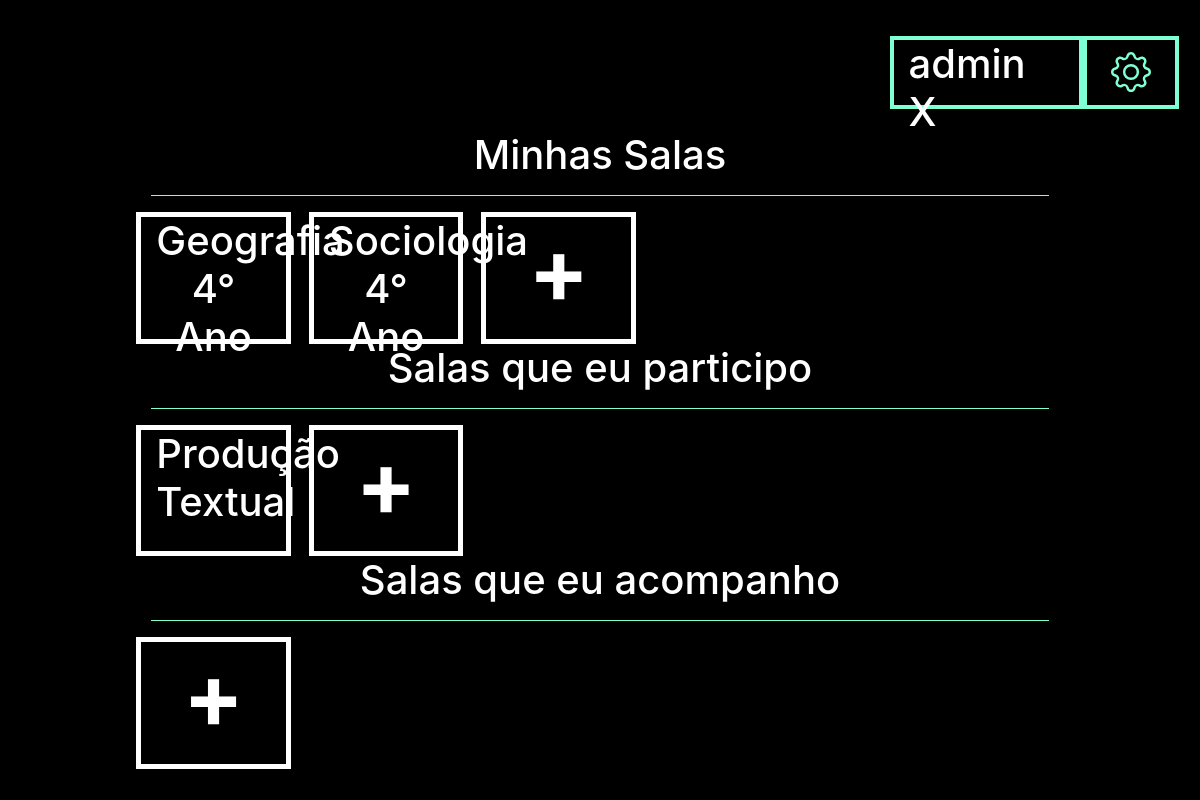
The page /minhasSalas (signed in) on the database its author committed.
### core/models.py (models this page shows, shortened)
class Sala(models.Model):
    nome_sala = models.CharField(max_length=80)
    adm_sala = models.ForeignKey(User, on_delete=models.CASCADE)
    conteudo_sala = models.CharField(max_length=255)
    codigo_sala = models.CharField(max_length=10)
    desc_sala = models.TextField()
    jogo_sala = models.IntegerField(default=0)
    visibilidade_sala = models.BooleanField(default=True)
    disciplina = models.ManyToManyField(Disciplina)
    class Meta:
        db_table = 'sala'

### core/views.py (the view)
# urls.py: path('minhasSalas', views.minhasSalas),
@login_required(login_url='login/')
def minhasSalas(request):
    usuario = request.user
    dados = {'minhasSalas': Sala.objects.filter(adm_sala=usuario),
             'alunoSala': Sala.objects.filter(id__in=Alunos.objects.filter(usuario=usuario).values('sala'))
             }
    return render(request, 'minhasSalas.html', dados)

### templates/minhasSalas.html (shortened to what this page needs)
<!DOCTYPE html>
<html lang="pt-br">
  <head>
    {% include "model-head.html" %}
  	{% load static %}
  </head>
  <body>
	<div id="corpo">
		{% include "model-superior.html" %}
		<div class="row" id="menu">
			<div class="col-sm-1"></div>
			<div class="col-sm-10">
				<center><h1>Minhas Salas</h1></center>
				<hr>
				<div class="row" style="height: 20%;">
					{% for minhasSalas in minhasSalas%}
						<div class="col-sm-2" id="divSalas">
							<a href="sala/{{ minhasSalas.codigo_sala }}">
								<center><h1>{{ minhasSalas.nome_sala }}</h1></center>
							</a>
						</div>
					{% endfor %}
					<div class="col-sm-2" id="divSalas">
						<a href="criarSala_cadastro">
							<center><h1 id="adicao">+</h1></center>
						</a>
					</div>
				</div>
				<center><h1>Salas que eu participo</h1></center>
				<hr>
				<div class="row" style="height: 20%;">
					{% for alunoSala in alunoSala %}
						<div class="col-sm-2" id="divSalas">
							<a href="sala/{{ alunoSala.codigo_sala }}">
								<center><h1>{{ alunoSala.nome_sala }}</h1></center>
							</a>
						</div>
					{% endfor %}
					<div class="col-sm-2" id="divSalas">
						<a href="minhasSalas/Entrar_na_sala"><center><h1 id="adicao" data-toggle="modal" data-target="#entrarSala">+</h1></center></a>
					</div>
				</div>
				<center><h1>Salas que eu acompanho</h1></center>
				<hr>
				<div class="row" style="height: 20%;">
					<div class="col-sm-2" id="divSalas">
						<a href="">
							<center><h1 id="adicao">+</h1></center>
						</a>
					</div>
				</div>
			</div>
			<div class="col-sm-1"></div>
		</div>
	</div>
	<video autoplay muted loop id="backgroundVideo">
		<source src="{% static 'media/Background.mp4' %}" type="video/mp4">
	</video>
   </body>
</html>

### templates/model-superior.html (shortened to what this page needs)
<div class="row" id="sup">
			<div class="col-sm-9">
            </div>
			<div class="col-sm-2" id="user">
				<h1>
					{% if user.is_authenticated %}
						<a href="/Usuario">{{ user.get_username }}</a> <a href="/logout">X</a>
					{% else %}
						<a href="login/">Log In</a>
					{% endif %}</h1>
			</div>
			<div class="col-sm-1" class="dropdown" id="op" style="text-align: center;">
			</div>
		</div>

### static/Estilo.css (style rules this page uses)
html, body { height: 100%; }
body { height: 100%; background-color: black; }
h1 { color: white; }
a:link { position: inherit; text-decoration: none; color: inherit; }
hr { border-color: aquamarine; }
#backgroundVideo { position: fixed; right: 0; bottom: 0; min-width: 100%; min-height: 100%; z-index: -1; }
#corpo { background-color: rgba(0, 0, 0, 0.8); width: 100%; height: 100%; padding: 3%; }
#sup { height: 10% }
#user { border-style: solid; border-width: 4px; border-color: aquamarine; width: 100%; height: 100%; }
#op { border-style: solid; border-width: 4px; border-color: aquamarine; padding: 1%; width: 100%; height: 100%; cursor: pointer; }
#menu { height: 90%; padding: 2%; }
#divSalas { height: 100%; width: 100%; background: none; border-style: solid; border-width: 5px; border-color: white; cursor: pointer; }
#adicao { font-size: 90px; font-weight: bold; }

### rows shown on the page
Sala: nome_sala "Geografia 4° Ano"
Sala: nome_sala "Sociologia 4° Ano"
Sala: nome_sala "Produção Textual"

### other values the page prints
{{ user.get_username }} "admin"
